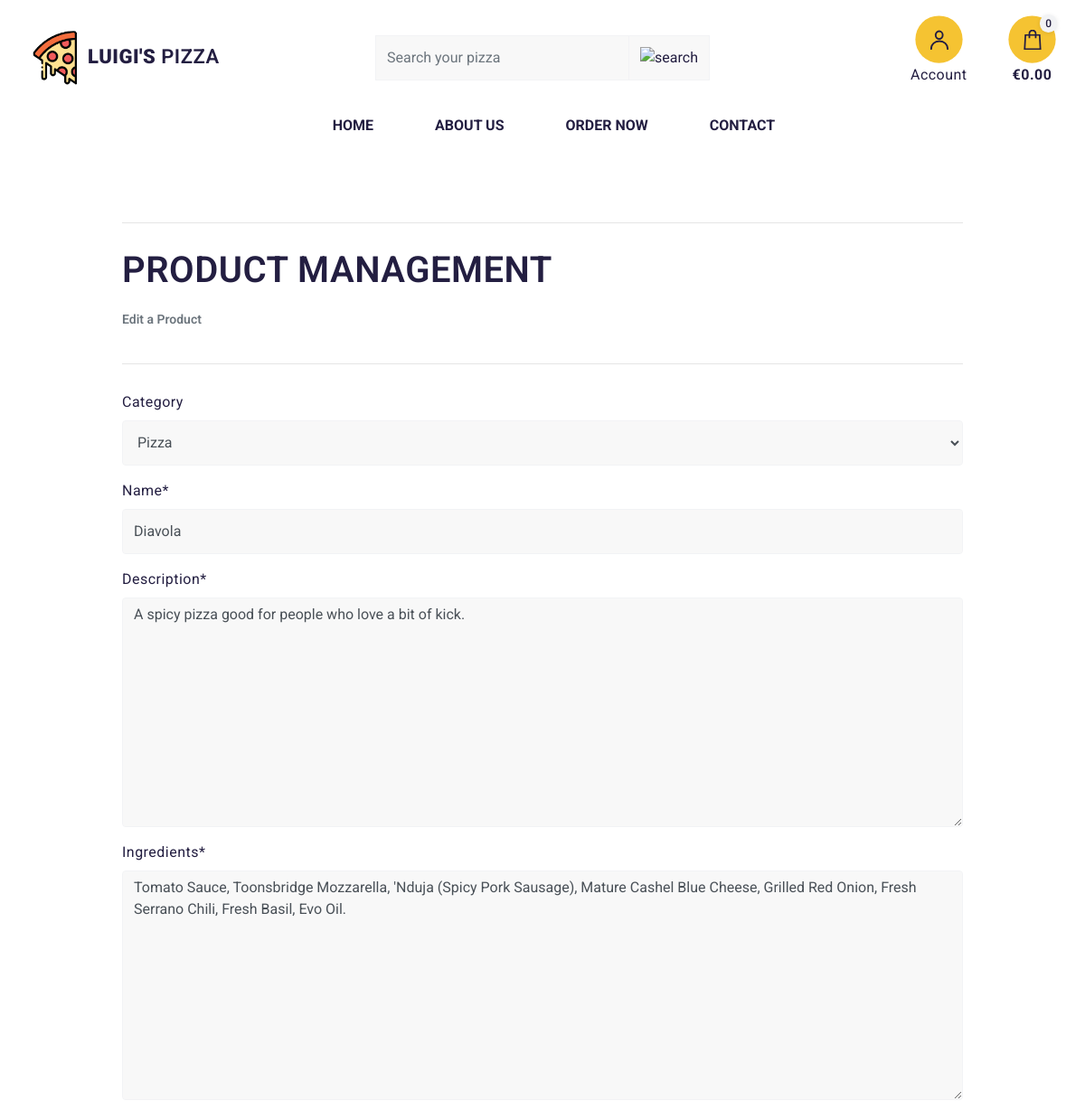
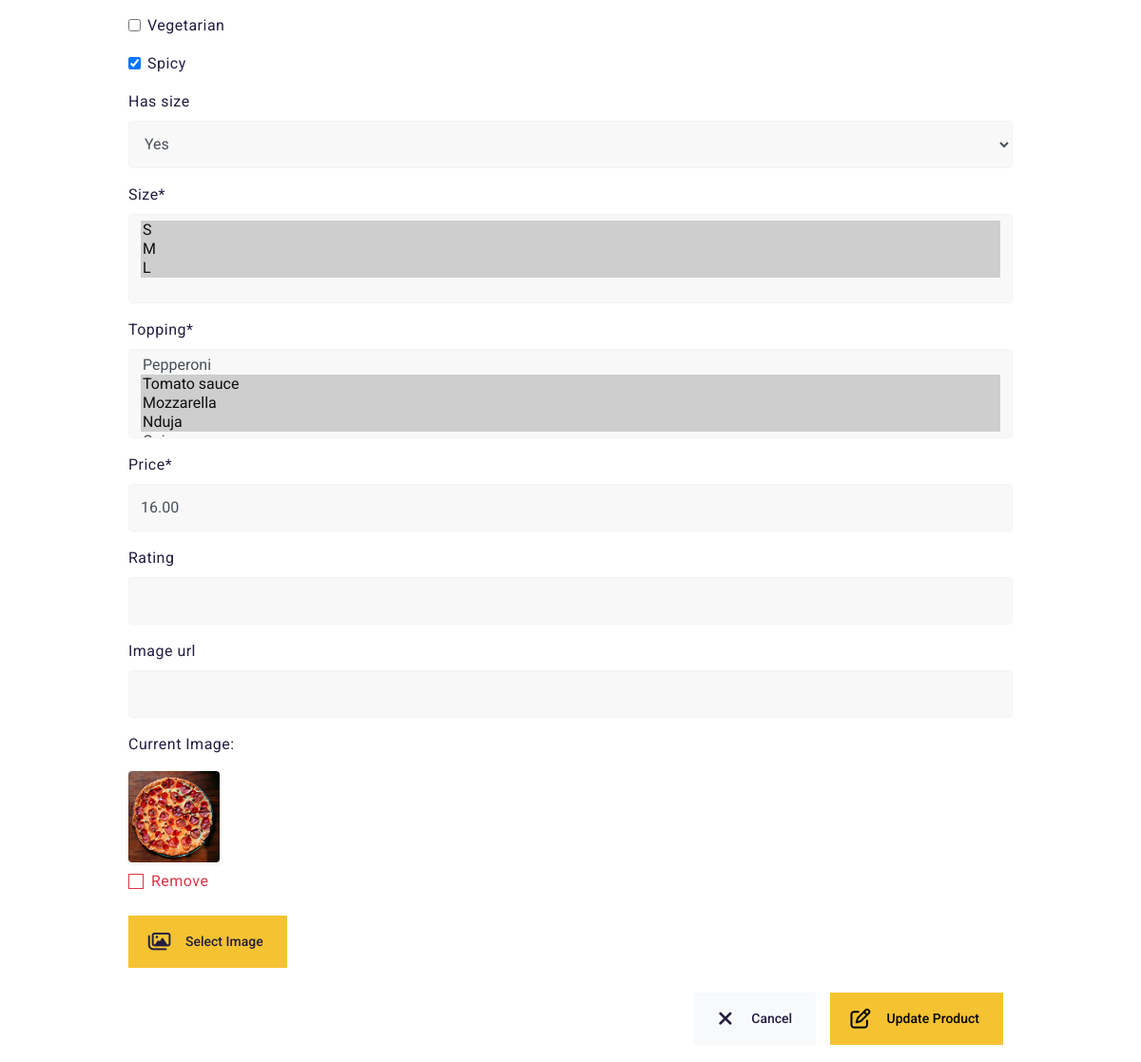
/menu/edit/1/, run on the app's committed database (2 pictures, top to bottom).
### products/models.py (models this page shows, shortened)
class Product(models.Model):
    category = models.ForeignKey('Category', null=True, blank=True,
                                 on_delete=models.SET_NULL)
    name = models.CharField(max_length=254)
    description = models.TextField()
    ingredients = models.TextField()
    vegetarian = models.BooleanField(blank=True)
    spicy = models.BooleanField(blank=True)
    has_size = models.BooleanField(default=False, null=True, blank=True)
    size = models.ManyToManyField('Size')
    topping = models.ManyToManyField('Topping')
    price = models.DecimalField(max_digits=6, decimal_places=2)
    rating = models.DecimalField(max_digits=6, decimal_places=2, null=True, blank=True)
    image_url = models.URLField(max_length=1024, null=True, blank=True)
    image = models.ImageField(null=True, blank=True)

### products/views.py (the view)
# urls.py: path('edit/<int:product_id>/', views.edit_product, name='edit_product'),
def edit_product(request, product_id):
    product = get_object_or_404(Product, pk=product_id)
    if request.method == 'POST':
        form = ProductForm(request.POST, request.FILES, instance=product)
        if form.is_valid():
            form.save()
            messages.success(request, 'Successfully updated product!')
            return redirect(reverse('menu_item', args=[product.id]))
        else:
            messages.error(request, 'Failed to update product. Please ensure the form is valid.')
    else:
        form = ProductForm(instance=product)
        messages.info(request, f'You are editing {product.name}')
    template = 'products/edit_product.html'
    context = {
        'form': form,
        'product': product,
    }
    return render(request, template, context)

### products/forms.py
class ProductForm(forms.ModelForm):
    class Meta:
        model = Product
        fields = '__all__'
    image = forms.ImageField(label='Image', required=False, widget=CustomClearableFileInput)
    def __init__(self, *args, **kwargs):
        super().__init__(*args, **kwargs)
        categories = Category.objects.all()
        friendly_names = [(c.id, c.get_friendly_name()) for c in categories]
        self.fields['category'].choices = friendly_names
        for field_name, field in self.fields.items():
            field.widget.attrs['class'] = 'lp-group-input input'

### cart/contexts.py (called while the page is built, shortened)
def cart_contents(request):
    cart_items = []
    total = 0
    product_count = 0
    cart = request.session.get('cart', {})
    if total <= settings.FREE_DELIVERY_THRESHOLD:
        delivery = settings.STANDARD_DELIVERY_FEE
        free_delivery_delta = settings.FREE_DELIVERY_THRESHOLD - total
    else:
        delivery = 0
        free_delivery_delta = 0
    grand_total = total + delivery
    context = {
        'cart_items': cart_items,
        'total': total,
        'product_count': product_count,
        'delivery': delivery,
        'free_delivery_delta': free_delivery_delta,
        'free_delivery_threshold': settings.FREE_DELIVERY_THRESHOLD,
        'grand_total': grand_total,
    }
    return context

### products/models.py (called while the page is built)
    def get_friendly_name(self):
        return self.friendly_name

    def __str__(self):
        return self.name

    def __str__(self):
        return self.name

### products/templates/products/edit_product.html (shortened to what this page needs)
{% extends "base.html" %}
{% load static %}
{% block page_header %}
    <div class="container header-container">
    </div>
{% endblock %}
{% block content %}
<section class="lp-p-90-0">
    <div class="container">
        <div class="row">
            <div class="col-12">
                <hr>
                <h2 class="logo-font mb-4">Product Management</h2>
                <h5 class="text-muted">Edit a Product</h5>
                <hr>
            </div>
        </div>
        <div class="row">
            <div class="col-12">
                <form method="POST" action="{% url 'edit_product' product.id %}" class="form mb-2" enctype="multipart/form-data">
                    {% for field in form %}
                        {% if field.name != 'image' %}
                            {{ field | as_crispy_field }}
                        {% else %}
                            {{ field }}
                        {% endif %}
                    {% endfor %}
                    <div class="text-right">
                        <a href="{% url 'menu' %}" class="lp-btn lp-btn-gray bg-light">
                            <span class="lp-icon">
                            </span>
                            <span>Cancel</span>
                          </a>
                        <button type="submit" class="lp-btn lp-atc">
                            <span class="lp-icon">
                            </span>
                            <span class="lp-add-to-cart-text">Update Product</span>
                          </button>
                    </div>
                </form>
            </div>
        </div>
    </div>
</section>
{% endblock %}

### static/css/base.css (style rules this page uses)
body { background-color: #fff; padding: 0; margin: 0; font-family: 'Roboto', sans-serif; letter-spacing: 0.03em; font-size: 16px; color: #231E41; position: relative; }
a { text-decoration: none; color: inherit; }
hr { margin-top: 40px; margin-bottom: 30px; }
.logo-font { text-transform: uppercase; letter-spacing: 0.5px; }
.lp-h1, .lp-h2, .lp-h3, .lp-h4, .lp-h5, .lp-h6, h1, h2, h3, h4, h5, h6 { font-weight: 600; margin: 0; padding: 0; }
.lp-h2, h2 { line-height: 110%; font-size: 40px; letter-spacing: -2px; }
.lp-h5, h5 { font-size: 14px; letter-spacing: 0; }
.form-control { border: 1px solid #F2F3F5; height: 50px; background-color: #eeeeee69; }
@media (min-width: 1200px) { .container { max-width: 80%; } }
@media (min-width: 992px) { .header-container { padding-top: 116px; } }
.lp-p-90-0 { padding-top: 90px !important; }
.lp-atc { overflow: hidden; }
.lp-atc .lp-add-to-cart-text { transition: 0.3s ease-in-out; }
.lp-btn { opacity: 1; border: none; padding: 0 5px; cursor: pointer; position: relative; display: inline-flex; align-items: center; transform: scale(1); height: 55px; letter-spacing: 0; font-size: 14px; margin-right: 10px; margin-bottom: 10px; background-color: #F5C332; transition: 0.3s ease-in-out; }
.lp-btn .lp-icon { border-radius: 50%; display: inline-flex; justify-content: center; align-items: center; position: relative; padding: 0 !important; margin: 0; width: 55px; height: 55px; }
.lp-btn span { white-space: nowrap; line-height: 55px; display: inline-block; padding: 0 20px 0 0; font-weight: 500; }
.lp-btn.lp-btn-gray { background-color: #F9FAFC; box-shadow: 0 0 0 2px #FFFFFF; }
.container { position: relative; z-index: 2; }

### data on the page
Product: category "Pizza" "Diavola" "A spicy pizza good for people who love a bit of kick." "Tomato Sauce, Toonsbridge Mozzarella, 'Nduja (Spicy Pork Sausage), Mature Cashel Blue Cheese, Grilled Red Onion, Fresh Serrano Chili, Fresh Basil, Evo Oil." "☑" "Yes" "16.00"

### other printed values
{{ product_count }} "0"
{{ widget.initial_text }} "Current Image"
{{ widget.clear_checkbox_label }} "Remove"
